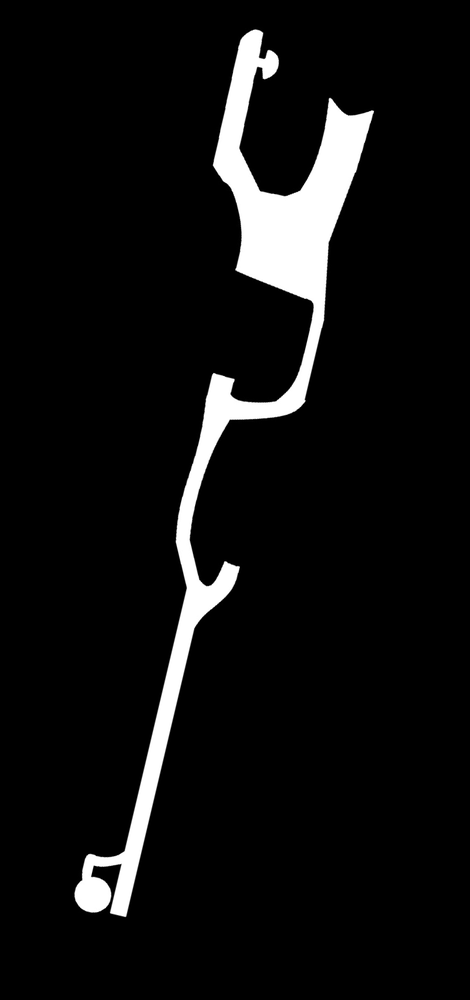
#> input picture robot_ws/src/navigation_pkg/maps/map.pgm, 470 x 1000 px, shrunk from 807 x 1716 before the run
$ python image_rotate.py
#> lines starting #> are read from the running program, lines starting #| are printed output that depends on the picture; long printed decimals are rounded
import cv2
import numpy as np

def rotate_image(input_path, output_path, angle):
    # Charger l'image
#> called with input_path = 'map.pgm', output_path = 'map_rotated.pgm', angle = 76.68
    img = cv2.imread(input_path, cv2.IMREAD_UNCHANGED)
#> img is the input picture: shape (1000, 470); min 0, max 255, mean 17.1

    h, w = img.shape[:2]
#> h = 1000; w = 470
    center = (w/2, h/2)
#> center = (235, 500)

    # matrice de rotation
    M = cv2.getRotationMatrix2D(center, angle, 1.0)

    # calcul nouvelle taille pour éviter de couper l'image
    cos = abs(M[0,0])
#> cos = 0.23
    sin = abs(M[0,1])
#> sin = 0.973

    new_w = int((h * sin) + (w * cos))
#> new_w = 1081
    new_h = int((h * cos) + (w * sin))
#> new_h = 687

    # ajuster la translation
    M[0,2] += new_w/2 - center[0]
    M[1,2] += new_h/2 - center[1]

    rotated = cv2.warpAffine(img, M, (new_w, new_h))
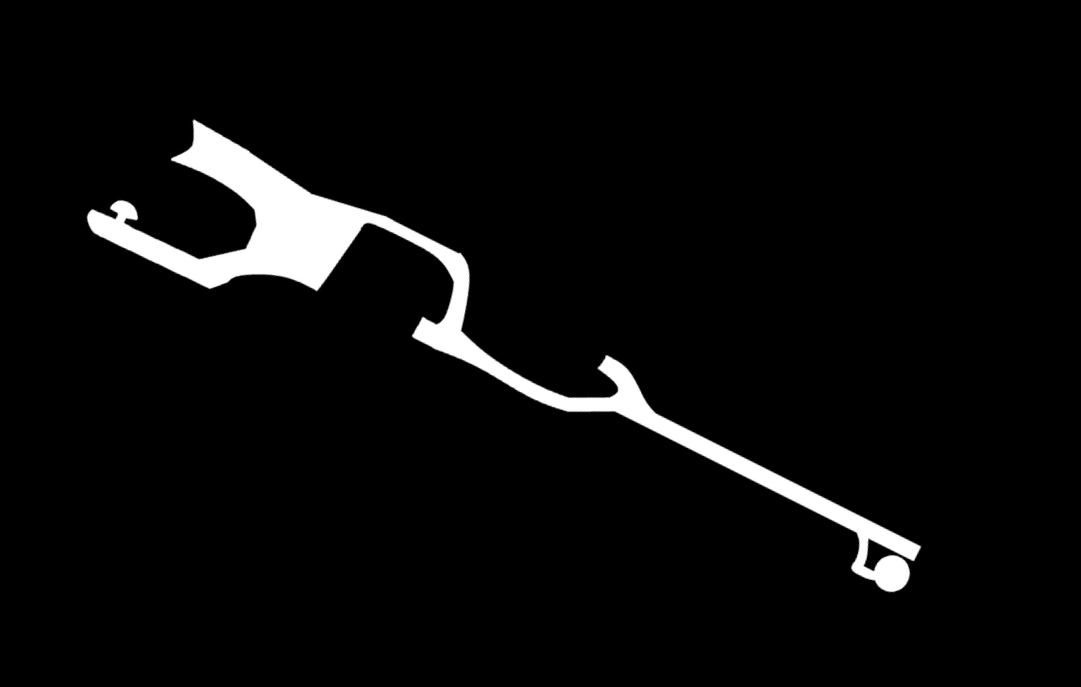
#> rotated: shape (687, 1081); min 0, max 255, mean 10.8

    cv2.imwrite(output_path, rotated)

    return M

def transform_point(M, x, y):
    """Applique la matrice de rotation M à un point (x, y)."""
    point = np.array([x, y, 1.0])
    transformed = M @ point
    return transformed[0], transformed[1]

# rotation
M = rotate_image("map.pgm", "map_rotated.pgm", 76.681)

# coordonnées du point original
px, py = 26.6833333333, 184.133333333
new_px, new_py = transform_point(M, px, py)
#> new_px = 185.1; new_py = 473.4
print(f"Point original     : x = {px:.6f} px, y = {py:.6f} px")
print(f"Point après rotation: x = {new_px:.6f} px, y = {new_py:.6f} px")
#| Point après rotation: x = 185.139 px, y = 473.447 px

$ run again, with robot_ws/src/navigation_pkg/maps/OLD_OLD_MAP.pgm copied over robot_ws/src/navigation_pkg/maps/map.pgm
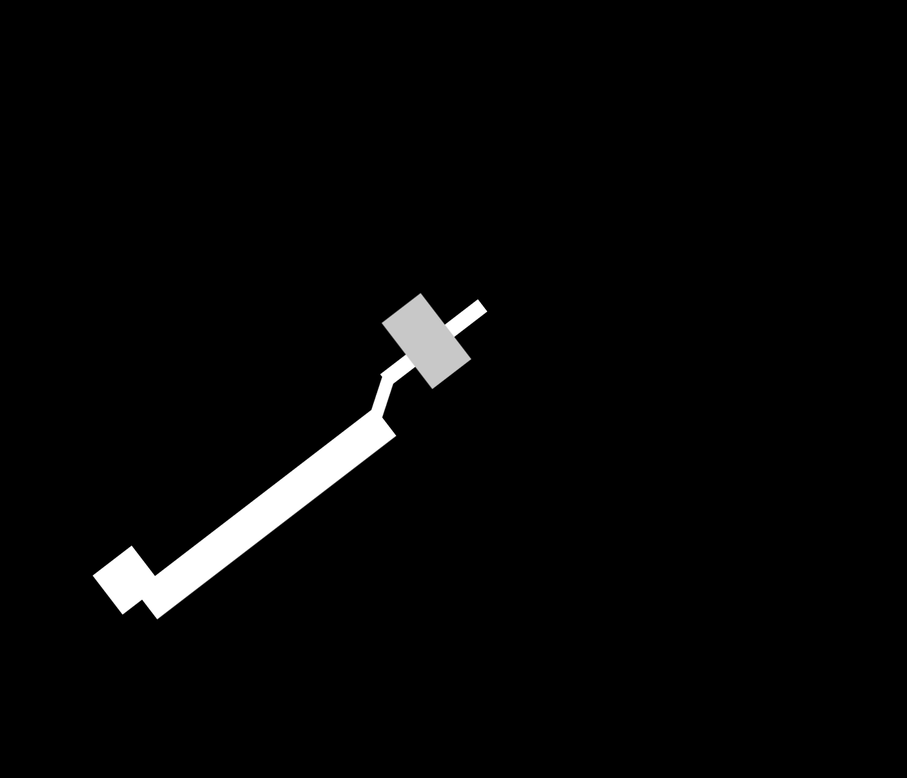
#> input picture robot_ws/src/navigation_pkg/maps/OLD_OLD_MAP.pgm, 907 x 778 px, shrunk from 1583 x 1357 before the run
#> in rotate_image, img is the input picture: shape (778, 907); min 0, max 255, mean 6.4
#> in rotate_image, `rotated = cv2.warpAffine(img, M, (new_w, new_h))`:
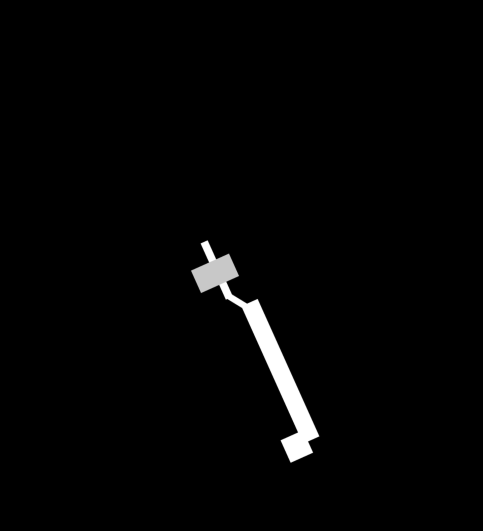
#> rotated: shape (1061, 966) (shown at 1/2 size); min 0, max 255, mean 4.4
#| Point après rotation: x = 185.317 px, y = 898.641 px

$ run again, with robot_ws/src/navigation_pkg/maps/fake_map.pgm copied over robot_ws/src/navigation_pkg/maps/map.pgm
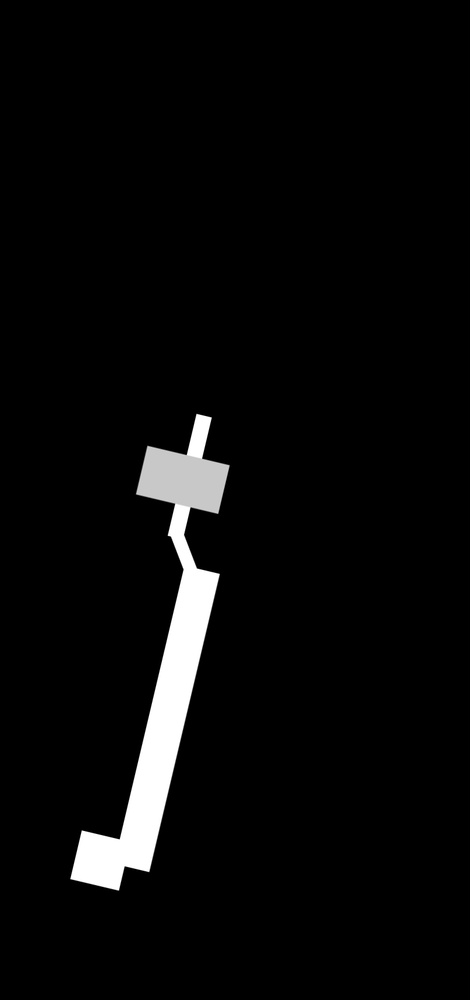
#> input picture robot_ws/src/navigation_pkg/maps/fake_map.pgm, 470 x 1000 px, shrunk from 807 x 1716 before the run
#> in rotate_image, img is the input picture: shape (1000, 470); min 0, max 255, mean 9.9
#> in rotate_image, `rotated = cv2.warpAffine(img, M, (new_w, new_h))`:
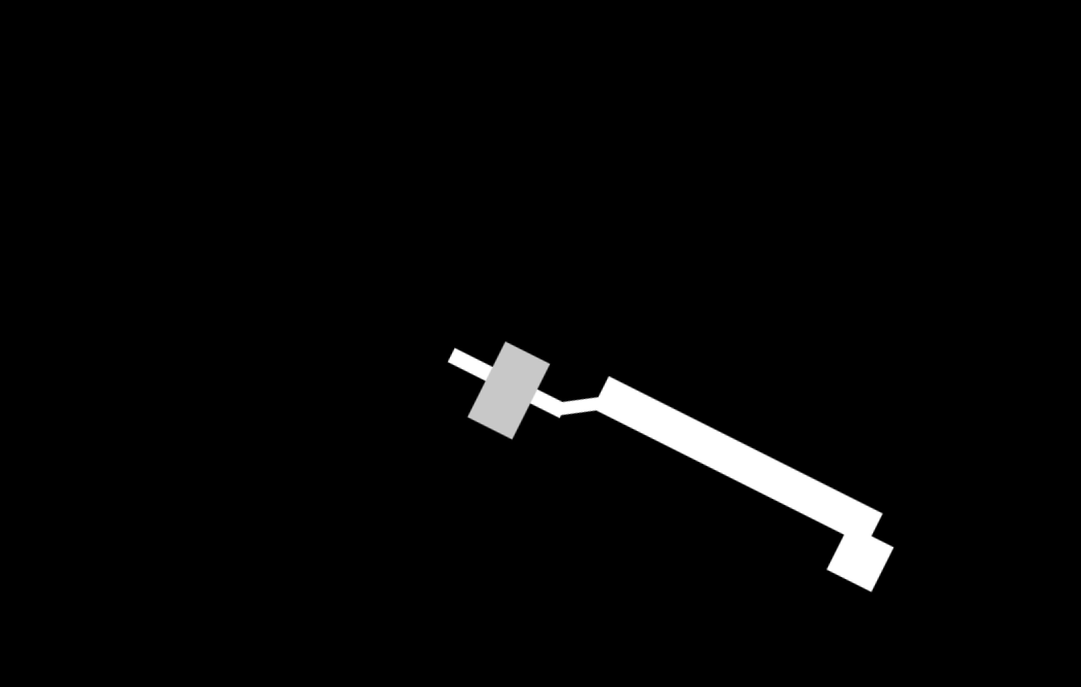
#> rotated: shape (687, 1081); min 0, max 255, mean 6.3
#| Point après rotation: x = 185.139 px, y = 473.447 px
